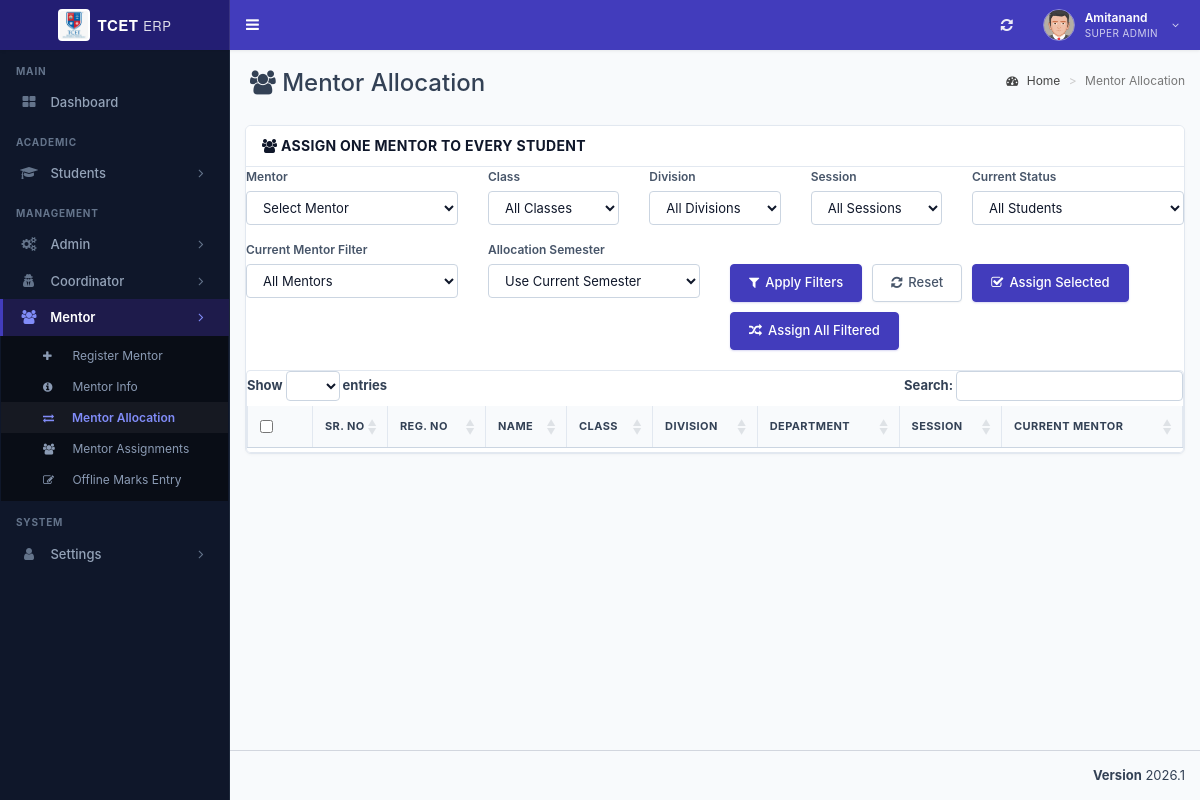
/admin/mentor_allocation.php (signed in), run on the app's committed database.
### tables this page shows
CREATE TABLE `st_role_master` (
  `role_id` int(11) NOT NULL,
  `role_name` varchar(100) NOT NULL,
  PRIMARY KEY (`role_id`)
);

CREATE TABLE `st_login` (
  `login_id` int(11) NOT NULL AUTO_INCREMENT,
  `username` varchar(200) NOT NULL,
  `password` varchar(255) NOT NULL,
  `user_id` int(11) NOT NULL,
  `created_at` timestamp NOT NULL DEFAULT current_timestamp(),
  PRIMARY KEY (`login_id`)
);

CREATE TABLE `st_user_master` (
  `user_id` int(11) NOT NULL AUTO_INCREMENT,
  `user_name` varchar(150) NOT NULL,
  `email_id` varchar(200) NOT NULL,
  `phone_number` varchar(15) DEFAULT NULL,
  `department_id` int(11) NOT NULL,
  `role_id` int(11) NOT NULL,
  `student_id` int(11) NOT NULL,
  `is_first_login` tinyint(1) DEFAULT 1,
  PRIMARY KEY (`user_id`)
);

CREATE TABLE `st_menu_master` (
  `menu_id` int(11) NOT NULL,
  `menu_name` varchar(100) NOT NULL,
  `menu_icon` varchar(100) NOT NULL DEFAULT 'fa fa-folder',
  PRIMARY KEY (`menu_id`)
);

CREATE TABLE `st_sub_menu_master` (
  `sub_menu_id` int(11) NOT NULL AUTO_INCREMENT,
  `menu_id` int(11) NOT NULL,
  `sort_order` int(11) NOT NULL DEFAULT 0,
  `sub_menu_name` varchar(100) NOT NULL,
  `sub_menu_icon` varchar(100) NOT NULL DEFAULT 'fa fa-angle-double-right',
  `sub_menu_route` varchar(255) NOT NULL DEFAULT '#',
  PRIMARY KEY (`sub_menu_id`)
);

### admin/mentor_allocation.php (the view, shortened to what the rows shown need)
<?php
require_once __DIR__ . "/../database/db_connect.php";
include "header/header.php";
?>
<div class="content-wrapper">
  <section class="content-header">
    <h1><i class="fa fa-users"></i> Mentor Allocation</h1>
  </section>
  <section class="content">
    <div class="row">
      <div class="col-md-12">
        <div class="erp-card">
          <div class="erp-card-body">
            <div class="table-responsive" style="border: 1px solid var(--erp-border); border-radius: 4px;">
              <table id="mentorAllocationTable" class="erp-table" width="100%">
                <thead>
                  <tr>
                    <th style="width: 40px;"><input type="checkbox" id="select_all_students"></th>
                    <th style="width: 50px;">Sr. No</th>
                    <th>Reg. No</th>
                    <th>Name</th>
                    <th>Class</th>
                    <th>Division</th>
                    <th>Department</th>
                    <th>Session</th>
                    <th>Current Mentor</th>
                  </tr>
                </thead>
              </table>
            </div>
          </div>
        </div>
      </div>
    </div>
  </section>
</div>
<link rel="stylesheet" type="text/css" href="https://cdn.datatables.net/1.10.19/css/jquery.dataTables.css">
<?php include "header/footer.php"; ?>

### admin/header/header.php (shortened to what the rows shown need)
<?php
require_once __DIR__ . "/../../database/db_connect.php";
$db_handle = new DBController();
$sessionLoginId = intval($_SESSION['user_login_id'] ?? $_SESSION['user_session'] ?? 0);
$username = '';
$userid = 0;
$usertype = 0;
$sql = "SELECT l.login_id, l.username, l.user_id, u.role_id, u.user_name, u.department_id, u.student_id, r.role_name
	    FROM st_login l
	    LEFT JOIN st_user_master u ON u.user_id = l.user_id
	    LEFT JOIN st_role_master r ON r.role_id = u.role_id
	    WHERE l.login_id='" . $sessionLoginId . "' LIMIT 1";
$result = mysqli_query($db_handle->conn, $sql);
if ($result && $result->num_rows > 0) {
	$row = $result->fetch_assoc();
	$username = $row['username'];
	$userid = intval($row['user_id']);
	$usertype = intval($row['role_id']);
}
$name = $username;
$profileSql = "SELECT COALESCE(NULLIF(TRIM(u.user_name), ''), l.username) AS user_name
			   FROM st_login l
			   LEFT JOIN st_user_master u ON u.user_id = l.user_id
			   WHERE l.user_id = $userid LIMIT 1";
$profileResult = mysqli_query($db_handle->conn, $profileSql);
if ($profileResult && ($profileRow = mysqli_fetch_assoc($profileResult))) {
	$profileName = trim((string)($profileRow['user_name'] ?? ''));
	if ($profileName !== '') {
		$name = $profileName;
	}
}
$sql = "SELECT role_name FROM st_role_master WHERE role_id = ? LIMIT 1";
$stmt = mysqli_prepare($db_handle->conn, $sql);
if ($stmt) {
	mysqli_stmt_bind_param($stmt, 'i', $usertype);
	mysqli_stmt_execute($stmt);
	$result = mysqli_stmt_get_result($stmt);
	if ($row = mysqli_fetch_assoc($result)) {
		$role_name = $row['role_name'];
	}
}
?>
<!DOCTYPE html>
<html>
<head>
	<link rel="stylesheet" href="bootstrap/css/bootstrap.min.css">
	<link rel="stylesheet" href="https://cdnjs.cloudflare.com/ajax/libs/font-awesome/4.5.0/css/font-awesome.min.css">
	<link rel="stylesheet" href="https://cdnjs.cloudflare.com/ajax/libs/ionicons/2.0.1/css/ionicons.min.css">
	<link rel="stylesheet" href="dist/css/AdminLTE.min.css">
	<link rel="stylesheet" href="dist/css/skins/_all-skins.min.css">
	<link rel="stylesheet" href="plugins/iCheck/flat/blue.css">
	<link rel="stylesheet" href="plugins/morris/morris.css">
	<link rel="stylesheet" href="plugins/jvectormap/jquery-jvectormap-1.2.2.css">
	<link rel="stylesheet" href="plugins/datepicker/datepicker3.css">
	<link rel="stylesheet" href="plugins/daterangepicker/daterangepicker.css">
	<link rel="stylesheet" href="plugins/bootstrap-wysihtml5/bootstrap3-wysihtml5.min.css">
	<link rel="stylesheet" href="css/erp-theme.css">
</head>
<body class="hold-transition skin-blue sidebar-mini main-content-responsive">
	<div class="wrapper">
		<header class="main-header">
			<nav class="navbar navbar-static-top" role="navigation">
				<div class="navbar-custom-menu">
					<ul class="nav navbar-nav">
						<li class="dropdown user user-menu">
							<a href="#" class="dropdown-toggle erp-header-user-btn" data-toggle="dropdown">
								<div class="erp-header-user-meta hidden-xs">
									<span class="erp-header-user-name"><?php echo htmlspecialchars($name !== '' ? $name : $username); ?></span>
									<span class="erp-header-user-role"><?php echo htmlspecialchars($role_name ?? 'User'); ?></span>
								</div>
							</a>
						</li>
					</ul>
				</div>
			</nav>
		</header>
		<aside class="main-sidebar">
			<section class="sidebar">
				<?php include_once "side_menu.php"; ?>
			</section>
		</aside>

### admin/header/side_menu.php (shortened to what the rows shown need)
<?php
if (!function_exists('sidebar_has_column')) {
function sidebar_has_column($conn, $table, $column)
{
	$escapedColumn = mysqli_real_escape_string($conn, $column);
	$result = mysqli_query($conn, "SHOW COLUMNS FROM $table LIKE '$escapedColumn'");
	$exists = ($result && mysqli_num_rows($result) > 0);
	return $exists;
}
}
$menuHasIconColumn = sidebar_has_column($db_handle->conn, 'st_menu_master', 'menu_icon');
$subMenuHasIconColumn = sidebar_has_column($db_handle->conn, 'st_sub_menu_master', 'sub_menu_icon');
$subMenuHasRouteColumn = sidebar_has_column($db_handle->conn, 'st_sub_menu_master', 'sub_menu_route');
$menuTree = array();
$menuIconSelect = $menuHasIconColumn
	? "COALESCE(NULLIF(TRIM(m.menu_icon), ''), 'fa fa-folder') AS menu_icon"
	: "'fa fa-folder' AS menu_icon";
$subMenuRouteSelect = $subMenuHasRouteColumn
	? "COALESCE(NULLIF(TRIM(sm.sub_menu_route), ''), '#') AS sub_menu_route"
	: "'#' AS sub_menu_route";
$subMenuIconSelect = $subMenuHasIconColumn
	? "COALESCE(NULLIF(TRIM(sm.sub_menu_icon), ''), 'fa fa-angle-double-right') AS sub_menu_icon"
	: "'fa fa-angle-double-right' AS sub_menu_icon";
$menuSql = "SELECT m.menu_id, m.menu_name, $menuIconSelect
			FROM st_menu_master m
			WHERE (
				EXISTS (
					SELECT 1
					FROM st_menu_allocation_master mar
					WHERE mar.menu_id = m.menu_id
					  AND mar.role_id = ?
					  AND mar.sub_menu_id IS NULL
				)
				OR EXISTS (
					SELECT 1
					FROM st_menu_allocation_master maa
					WHERE maa.menu_id = m.menu_id
					  AND maa.role_id = ?
					  AND maa.sub_menu_id IS NOT NULL
				)
			)
			ORDER BY m.menu_id";
$menuStmt = mysqli_prepare($db_handle->conn, $menuSql);
if ($menuStmt) {
	mysqli_stmt_bind_param($menuStmt, 'ii', $usertype, $usertype);
	mysqli_stmt_execute($menuStmt);
	$menuResult = mysqli_stmt_get_result($menuStmt);
	while ($menuRow = mysqli_fetch_assoc($menuResult)) {
		$menuId = (int) $menuRow['menu_id'];
		$menuTree[$menuId] = array(
			'menu_name' => $menuRow['menu_name'],
			'menu_icon' => $menuRow['menu_icon'],
			'submenus' => array()
		);
		$subSql = "SELECT sm.sub_menu_id, sm.sub_menu_name, $subMenuRouteSelect, $subMenuIconSelect
				   FROM st_sub_menu_master sm
				   WHERE sm.menu_id = ?
				   AND (
					   EXISTS (
						   SELECT 1
						   FROM st_menu_allocation_master mar
						   WHERE mar.sub_menu_id = sm.sub_menu_id
							 AND mar.role_id = ?
					   )
				   )
				   ORDER BY sm.sort_order ASC, sm.sub_menu_id ASC";
		$subStmt = mysqli_prepare($db_handle->conn, $subSql);
		if ($subStmt) {
			mysqli_stmt_bind_param($subStmt, 'ii', $menuId, $usertype);
			mysqli_stmt_execute($subStmt);
			$subResult = mysqli_stmt_get_result($subStmt);
			while ($subRow = mysqli_fetch_assoc($subResult)) {
				$menuTree[$menuId]['submenus'][] = $subRow;
			}
		}
	}
}
?>
<ul class="sidebar-menu" id="sidebar-dynamic-menu">
<?php
$sidebarHomeRoute = ((int) ($usertype ?? 0) === 5) ? 'student_dashboard.php' : 'index.php';
$sidebarHomeLabel = ((int) ($usertype ?? 0) === 5) ? 'Dashboard' : 'Dashboard';
$sidebarHomeIcon = ((int) ($usertype ?? 0) === 5) ? 'fa fa-dashboard' : 'fa fa-th-large';
$currentScript = basename($_SERVER['PHP_SELF'] ?? '');
?>
<li class="header">MAIN</li>
<li class="<?php echo ($currentScript === 'index.php' || $currentScript === 'student_dashboard.php') ? 'active' : ''; ?>">
	<a href="<?php echo htmlspecialchars($sidebarHomeRoute); ?>">
		<i class="<?php echo htmlspecialchars($sidebarHomeIcon); ?>"></i>
		<span><?php echo htmlspecialchars($sidebarHomeLabel); ?></span>
	</a>
</li>
<?php
$renderedHeaders = array();
foreach ($menuTree as $menuId => $menuData) {
	$menuName = trim((string) $menuData['menu_name']);
	$menuLower = strtolower($menuName);
	$menuIcon = trim((string) $menuData['menu_icon']);
	$sectionGroup = '';
	if (in_array($menuLower, array('students', 'student', 'coordinator', 'academics', 'academic'), true)) {
		$sectionGroup = 'ACADEMIC';
	} elseif (in_array($menuLower, array('admin', 'mentor', 'management'), true)) {
		$sectionGroup = 'MANAGEMENT';
	} elseif (in_array($menuLower, array('settings', 'system'), true)) {
		$sectionGroup = 'SYSTEM';
	}
	if ($sectionGroup !== '' && !isset($renderedHeaders[$sectionGroup])) {
		echo '<li class="header">' . htmlspecialchars($sectionGroup) . '</li>';
		$renderedHeaders[$sectionGroup] = true;
	}
	$isMenuActive = false;
	if (!empty($menuData['submenus'])) {
		foreach ($menuData['submenus'] as $sub) {
			$routeBase = basename($sub['sub_menu_route'] ?? '');
			if ($routeBase !== '' && $routeBase !== '#' && strpos($currentScript, $routeBase) !== false) {
				$isMenuActive = true;
				break;
			}
		}
	}
?>
<li class="treeview <?php echo $isMenuActive ? 'active' : ''; ?>" data-menu-id="<?php echo $menuId; ?>" id="sidebar-menu-<?php echo $menuId; ?>">
	<a href="#">
		<i class="<?php echo htmlspecialchars($menuIcon); ?>" aria-hidden="true"></i>
		<span><?php echo htmlspecialchars(ucwords(strtolower($menuName))); ?></span>
		<span class="pull-right-container">
			<i class="fa fa-angle-right pull-right"></i>
		</span>
	</a>
	<ul class="treeview-menu" id="sidebar-submenu-<?php echo $menuId; ?>" <?php echo $isMenuActive ? 'style="display: block;"' : ''; ?>>
	<?php if (!empty($menuData['submenus'])) {
		foreach ($menuData['submenus'] as $subMenu) {
			$subId = intval($subMenu['sub_menu_id']);
			$subName = trim((string) $subMenu['sub_menu_name']);
			$subRoute = trim((string) ($subMenu['sub_menu_route'] ?? '#'));
			$subIcon = trim((string) ($subMenu['sub_menu_icon'] ?? 'fa fa-circle-o'));
			$isSubActive = ($subRoute !== '#' && basename($subRoute) === $currentScript);
	?>
		<li class="<?php echo $isSubActive ? 'active' : ''; ?>" data-sub-menu-id="<?php echo $subId; ?>" id="sidebar-submenu-item-<?php echo $subId; ?>">
			<a href="<?php echo htmlspecialchars($subRoute); ?>">
				<i class="<?php echo htmlspecialchars($subIcon); ?>"></i>
				<span><?php echo htmlspecialchars($subName); ?></span>
			</a>
		</li>
	<?php }
	} ?>
	</ul>
</li>
<?php } ?>
</ul>

### data on the page
st_role_master: role_name "SUPER ADMIN"
st_login: user.role_id "Dashboard"
st_menu_master: menu_name "ACADEMIC", menu_name "Students"
st_menu_master: menu_name "MANAGEMENT", menu_name "Admin"
st_menu_master: menu_name "Coordinator"
st_menu_master: menu_name "Mentor"
st_sub_menu_master: sub_menu_name "Register Mentor"
st_sub_menu_master: sub_menu_name "Mentor Info"
st_sub_menu_master: sub_menu_name "Mentor Allocation"
st_sub_menu_master: sub_menu_name "Mentor Assignments"
st_sub_menu_master: sub_menu_name "Offline Marks Entry"
st_menu_master: menu_name "SYSTEM", menu_name "Settings"

### other printed values
$name !== '' ? $name : $username "Amitanand"
